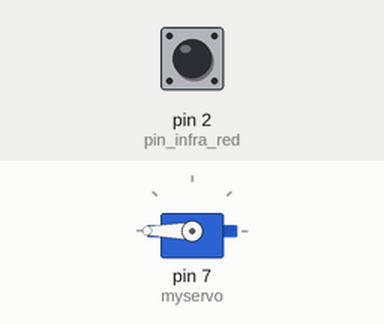
A sketch run on a simulated Arduino Uno, built with avr-gcc and run on an emulated ATmega328P. Shown: servo. The inputs (shaded band) are chosen by the test bench; at power-on: pin 2 (pin_infra_red) HIGH.

Above: at 1.2 s.
1.3 s: pin 2 (pin_infra_red) pulled LOW for 0.15 s
At 1.37 s:
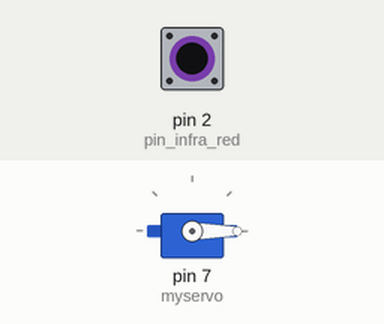
2.9 s: pin 2 (pin_infra_red) pulled LOW for 3.2 s
At 7.4 s:
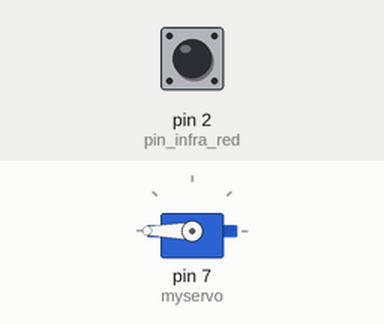
Timing chart, 0 to 8.9 s (numbered marks = the images above; inputs shaded):
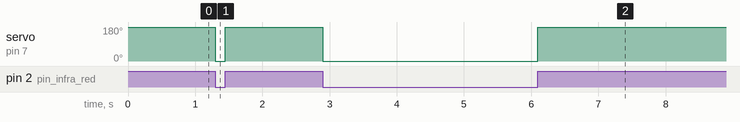

Measured:
- after the input at 1.3 s, servo on pin 7 (myservo): 180° → 0° at once, → 180° 0.15 s later
- after the input at 2.9 s, servo on pin 7 (myservo): 180° → 0° at once, → 180° 3.2 s later

The sketch:

sanitizer.ino
```cpp
#include <Servo.h>
Servo myservo;
int angle =0;
int angleStep =50;

void setup() {
  myservo.attach(7); //pin servo
  pinMode(2,INPUT_PULLUP); //pin infra red
}

void loop() {
  if (digitalRead(2) == HIGH){
myservo.write(180);
  }
  else {
  myservo.write(-180);
  }
}
```
